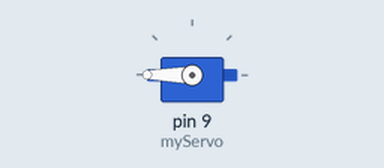
Bench run of a sketch on a simulated Arduino Uno, built with avr-gcc and run on an emulated ATmega328P. Parts: servo.

Above: at 0.05 s.
At 7.05 s:
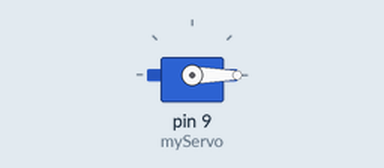
At 12.5 s:
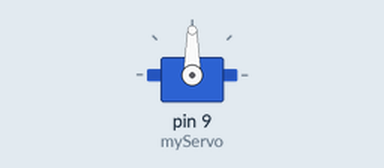
Timing chart, 0 to 16.3 s (numbered marks = the images above):
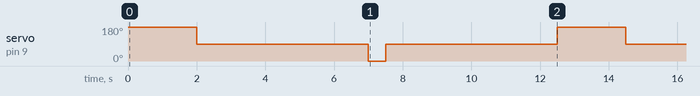

The sketch:

standard_senso_code.ino
```cpp
#include <Servo.h>    // Use Servo library, included with IDE

Servo myServo;        // Create Servo object to control the servo

void setup() {
  myServo.attach(9);  // Servo is connected to digital pin 9


}
void loop() {
  int counterclockhold = 2000;
  int clockwisehold = 500;
  int neutralhold = 5000;
  myServo.write(180);   // Rotate servo counter clockwise
  delay(counterclockhold);          // Wait specified time
  myServo.write(90);     // Rotate servo to neutral
  delay(neutralhold);
  myServo.write(0);    // Rotate servo to clockwise
  delay(clockwisehold);         // Wait specified time
  myServo.write(90);
  delay(neutralhold);
}
```

Measured:
- by itself, servo on pin 9 (myServo): repeats every 12.5 s: 0° 0.50 s, 90° 5.0 s, 180° 2.0 s, 90° 5.0 s
